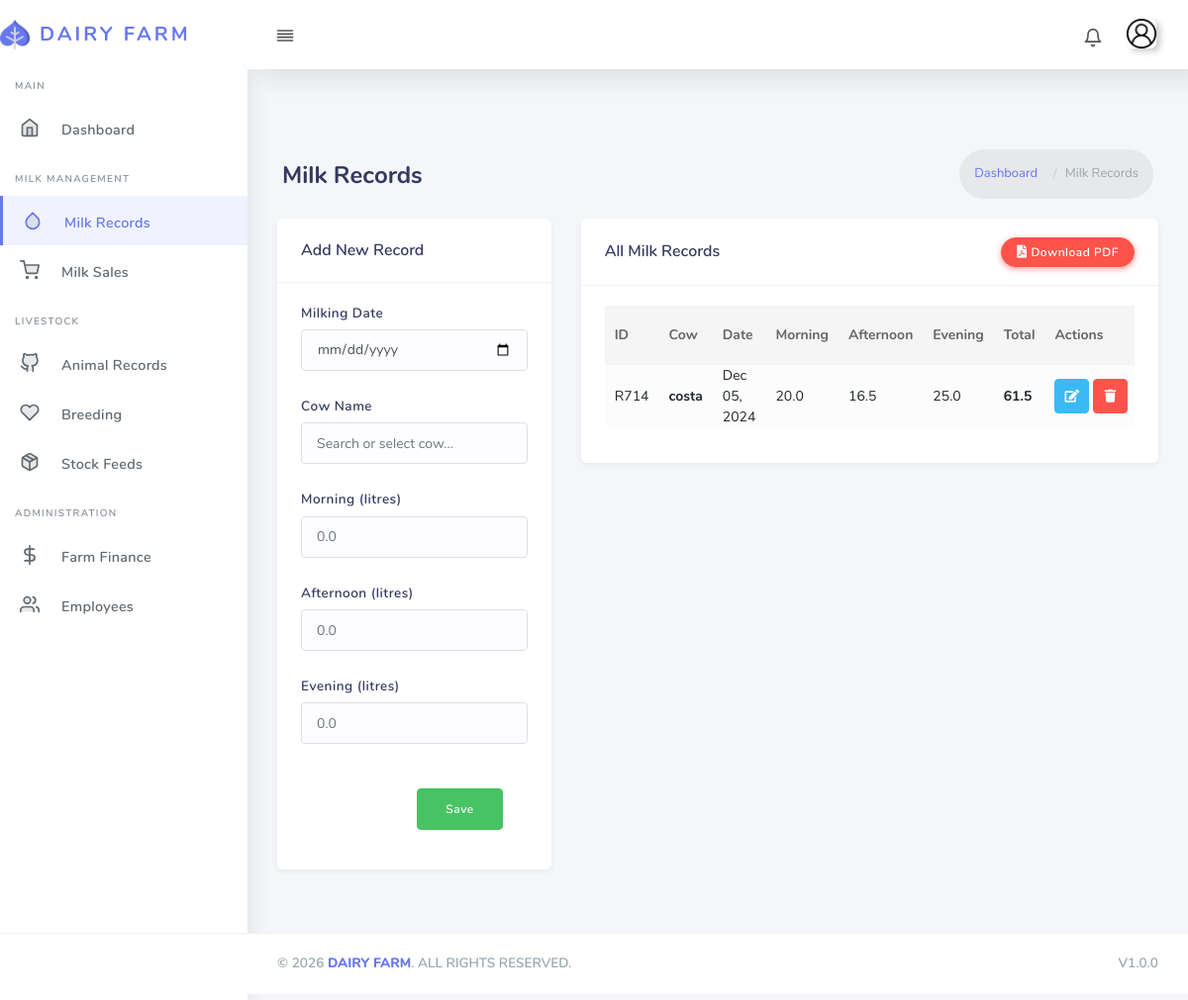
/milk_records/ (signed in), run on an earlier commit of the app's database.
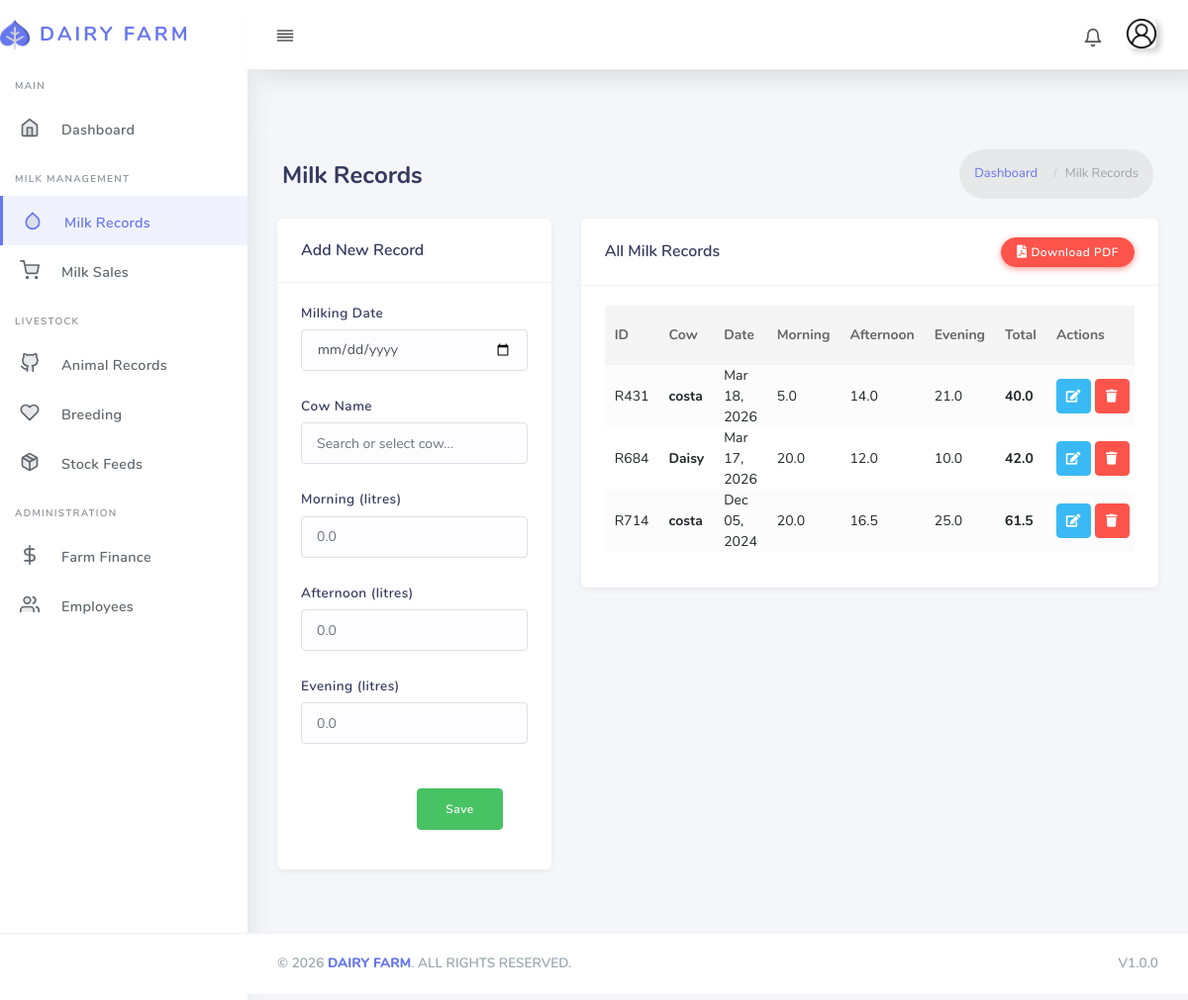
And on a later commit of the database.
### core/models.py (models this page shows, shortened)
class MilkRecord(models.Model):
    record_id = ShortUUIDField(unique=True, primary_key=True, length=3, max_length=20, prefix="R", alphabet="123456789")
    milking_date = models.DateField(default=timezone.now)  # Date of milking
    cow_name = models.CharField(max_length=255, default='Unknown')  # Name of the cow
    morning_milk_quantity = models.FloatField(blank=True, null=True)  # Quantity of milk in the morning
    afternoon_milk_quantity = models.FloatField(blank=True, null=True, default='0')  # Quantity of milk in the afternoon
    evening_milk_quantity = models.FloatField(blank=True, null=True, default='0') # Quantity of milk in the evening
    def total_milk_quantity(self):
        return self.morning_milk_quantity + self.afternoon_milk_quantity + self.evening_milk_quantity

### core/views.py (the view)
# urls.py: path("milk_records/", views.milk_records, name="milk-records"),
@login_required
def milk_records(request, record_id=None):
    milk_record = None
    if record_id:
        milk_record = get_object_or_404(MilkRecord, record_id=record_id)
    if request.method == 'POST':
        form = MilkRecordForm(request.POST, instance=milk_record)
        if form.is_valid():
            form.save()
            return redirect('core:milk-records')
    else:
        form = MilkRecordForm(instance=milk_record)
    milk_records_list = MilkRecord.objects.all().order_by('-milking_date')
    search_query = request.GET.get('search', '')
    date_from = request.GET.get('date_from', '')
    date_to = request.GET.get('date_to', '')
    if search_query:
        milk_records_list = milk_records_list.filter(
            Q(cow_name__icontains=search_query) |
            Q(record_id__icontains=search_query)
        )
    if date_from:
        milk_records_list = milk_records_list.filter(milking_date__gte=date_from)
    if date_to:
        milk_records_list = milk_records_list.filter(milking_date__lte=date_to)
    paginator = Paginator(milk_records_list, 10)
    page_number = request.GET.get('page')
    milk_records_page = paginator.get_page(page_number)
    cows = Animal.objects.filter(animal_type='Cow').values_list('cow_name', flat=True).order_by('cow_name')
    context = {
        'form': form,
        'milk_records': milk_records_page,
        'milk_record': milk_record,
        'search_query': search_query,
        'date_from': date_from,
        'date_to': date_to,
        'cows': cows,
    }
    return render(request, 'core/milk_records.html', context)

### core/forms.py (shortened to what this page needs)
class MilkRecordForm(forms.ModelForm):
    class Meta:
        model = MilkRecord
        exclude = ['record_id']
        widgets = {
            'milking_date': forms.DateInput(attrs={'type': 'date'}),
        }

### templates/core/milk_records.html (shortened to what the changed rows need)
{% extends "partials/base.html" %}
{% load static %}
{% block content %}
<div class="main-content">
  <section class="section">
    <div class="section-header">
      <h1>Milk Records</h1>
    </div>
    <div class="section-body">
      <div class="row">
        <div class="col-12 col-md-7 col-lg-8">
          <div class="card">
            <div class="card-body">
              <div class="table-responsive">
                <table class="table table-striped" id="milkRecordsTable">
                  <thead>
                    <tr>
                      <th>ID</th>
                      <th>Cow</th>
                      <th>Date</th>
                      <th>Morning</th>
                      <th>Afternoon</th>
                      <th>Evening</th>
                      <th>Total</th>
                      <th>Actions</th>
                    </tr>
                  </thead>
                  <tbody>
                    {% for record in milk_records %}
                    <tr>
                      <td>{{ record.record_id }}</td>
                      <td><strong>{{ record.cow_name }}</strong></td>
                      <td>{{ record.milking_date|date:"M d, Y" }}</td>
                      <td>{{ record.morning_milk_quantity|default:"0" }}</td>
                      <td>{{ record.afternoon_milk_quantity|default:"0" }}</td>
                      <td>{{ record.evening_milk_quantity|default:"0" }}</td>
                      <td><strong>{{ record.total_milk_quantity }}</strong></td>
                      <td>
                        <a href="{% url 'core:milk-records-edit' record.record_id %}" class="btn btn-action btn-edit" title="Edit"><i class="fas fa-edit"></i></a>
                        <a href="{% url 'core:milk-records-delete' record.record_id %}" class="btn btn-action btn-del" title="Delete"><i class="fas fa-trash"></i></a>
                      </td>
                    </tr>
                    {% empty %}
                    <tr><td colspan="8" class="text-center text-muted">No records yet</td></tr>
                    {% endfor %}
                  </tbody>
                </table>
              </div>
            </div>
          </div>
        </div>
      </div>
    </div>
  </section>
</div>
{% endblock content %}

What changed in the data, as far as the page shows it:
added MilkRecord: record_id "R431", cow_name "costa", milking_date "Mar 18, 2026", morning_milk_quantity "5.0", afternoon_milk_quantity "14.0", evening_milk_quantity "21.0", total_milk_quantity "40.0"
added MilkRecord: record_id "R684", cow_name "Daisy", milking_date "Mar 17, 2026", morning_milk_quantity "20.0", afternoon_milk_quantity "12.0", evening_milk_quantity "10.0", total_milk_quantity "42.0"
